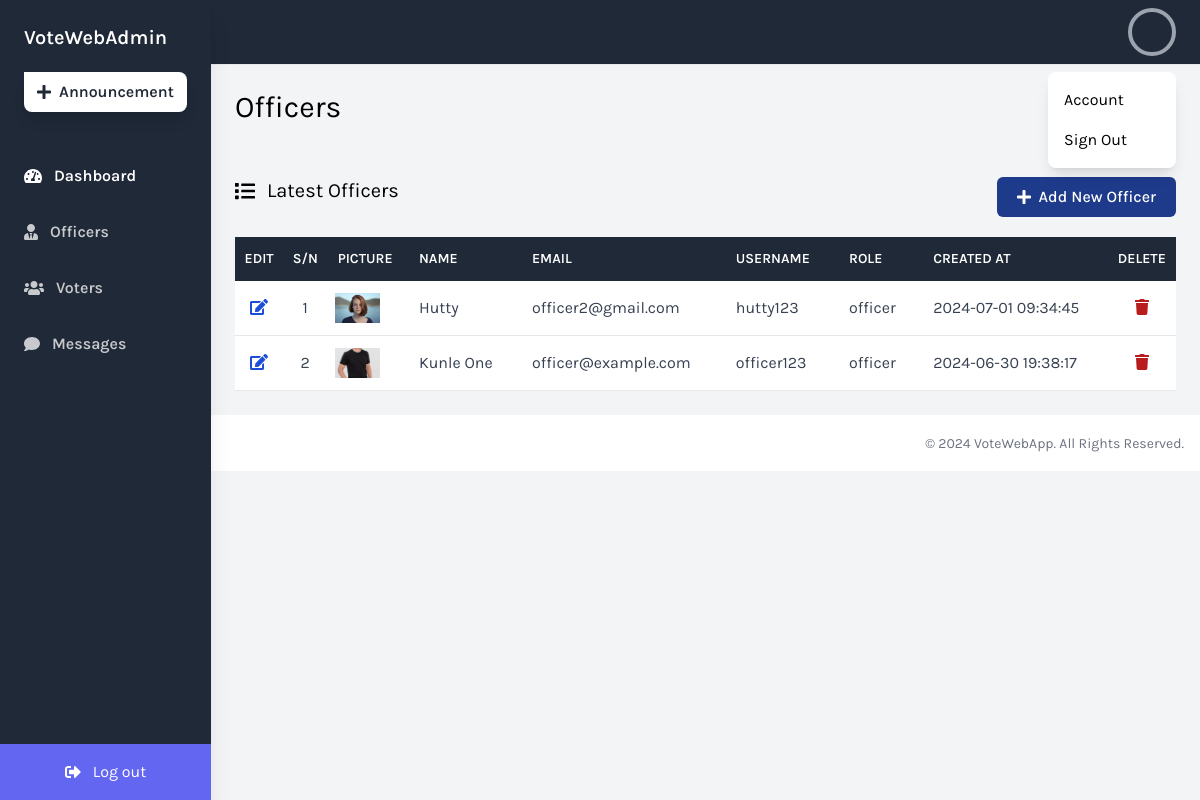
Page /admin/officers.php on the committed database.
### tables this page shows
CREATE TABLE `users` (
  `id` int(11) NOT NULL,
  `name` varchar(50) NOT NULL,
  `email` varchar(50) NOT NULL,
  `username` varchar(50) NOT NULL,
  `role` varchar(50) NOT NULL,
  `idno` varchar(50) NOT NULL,
  `pstation` varchar(50) NOT NULL,
  `phone` varchar(50) NOT NULL,
  `address` varchar(100) NOT NULL,
  `picture` varchar(200) NOT NULL DEFAULT 'product.jpg',
  `password` varchar(50) NOT NULL,
  `created_at` timestamp NOT NULL DEFAULT current_timestamp(),
  `updated_at` timestamp NOT NULL DEFAULT current_timestamp()
);

### admin/officers.php (the view, shortened to what this page needs)
<?php
    include ('../config.php');
    $users = mysqli_query($conn, "SELECT * FROM `users` WHERE (`role` = 'officer') ORDER BY `id` DESC ");
?>
<?php include("header.php"); ?>
<div class="w-full overflow-x-hidden border-t flex flex-col">
    <main class="w-full flex-grow p-6">
        <h1 class="text-3xl text-black pb-6">Officers</h1>
        <div class="w-full mt-7">
            <div class="flex justify-between items-center mb-5">
                <p class="text-xl pb-3 flex items-center"><i class="fas fa-list mr-3"></i> Latest Officers</p>
                <a href="add_officer.php" class="bg-blue-900 text-white hover:bg-blue-700 hover:text-white rounded-md px-5 py-2 text-base font-medium flex items-center"><i class="fa fa-plus mr-2" aria-hidden="true"></i> Add New Officer</a>
            </div>
            <div class="bg-white overflow-auto">
                <table class="min-w-full bg-white">
                    <thead class="bg-gray-800 text-white">
                        <tr>
                            <th class="text-center py-3 px-2 uppercase font-semibold text-sm">Edit</th>
                            <th class="text-center py-3 px-2 uppercase font-semibold text-sm">S/N</th>
                            <th class="text-center py-3 px-2 uppercase font-semibold text-sm">Picture</th>
                            <th class="text-left py-3 px-4 uppercase font-semibold text-sm">Name</th>
                            <th class="text-left py-3 px-4 uppercase font-semibold text-sm">Email</th>
                            <th class="text-left py-3 px-4 uppercase font-semibold text-sm">Username</th>
                            <th class="text-left py-3 px-4 uppercase font-semibold text-sm">Role</th>
                            <th class="text-left py-3 px-4 uppercase font-semibold text-sm">Created At</th>
                            <th class="text-center py-3 px-2 uppercase font-semibold text-sm">Delete</th>
                        </tr>
                    </thead>
                    <tbody class="text-gray-700">
                    <?php $id = 1; foreach ($users as $user) { ?>
                        <tr class="bg-white border-b dark:bg-gray-800 dark:border-gray-700 hover:bg-gray-50 dark:hover:bg-gray-600">
                            <td class="text-center py-3 px-2 text-blue-700"><a href="edit_officer.php?id=<?= $user['id']; ?>" class="hover:text-blue-500"><i class="fa fa-edit"></i></a></td>
                            <td class="text-center py-3 px-4"><?= $id++; ?></td>
                            <td class="text-center py-3 px-2"><a href="../uploads/voters/<?= $user['picture']; ?>" target="_blank"><img src="../uploads/voters/<?= $user['picture']; ?>" style="height:30px;"></img></a></td>
                            <td class="text-left py-3 px-4"><?= htmlspecialchars($user['name']) ?></td>
                            <td class="text-left py-3 px-4"><?= htmlspecialchars($user['email']) ?></td>
                            <td class="text-left py-3 px-4"><?= htmlspecialchars($user['username']) ?></td>
                            <td class="text-left py-3 px-4"><?= htmlspecialchars($user['role']) ?></td>
                            <td class="text-left py-3 px-4"><?= $user['created_at'] ?></td>
                            <td class="text-center py-3 px-2 text-red-700"><a href="officers.php?id=<?= $user['id']; ?>&func=delete" class="hover:text-red-500 delete-link-<?= $user['id']; ?>"><i class="fas fa-trash" aria-hidden="true"></i></a></td>
                        </tr>
                    <?php } ?>
                    </tbody>
                </table>
            </div>
        </div>
    </main>
<?php include("footer.php"); ?>

### admin/header.php (style rules this page uses)
.font-family-karla { font-family: karla; }

### rows in the picture
users: picture (picture), name "Hutty", email "officer2@gmail.com", username "hutty123", role "officer", created_at "2024-07-01 09:34:45"
users: picture (placeholder picture), name "Kunle One", email "officer@example.com", username "officer123", role "officer", created_at "2024-06-30 19:38:17"
